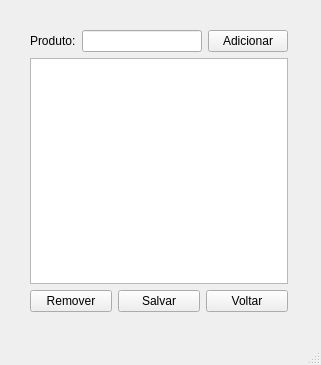
<?xml version="1.0" encoding="UTF-8"?>
<ui version="4.0">
 <class>CadastroProduto</class>
 <widget class="QMainWindow" name="CadastroProduto">
  <property name="geometry">
   <rect>
    <x>0</x>
    <y>0</y>
    <width>321</width>
    <height>365</height>
   </rect>
  </property>
  <property name="windowTitle">
   <string>MainWindow</string>
  </property>
  <widget class="QWidget" name="centralwidget">
   <widget class="QWidget" name="">
    <property name="geometry">
     <rect>
      <x>30</x>
      <y>30</y>
      <width>258</width>
      <height>282</height>
     </rect>
    </property>
    <layout class="QVBoxLayout" name="verticalLayout">
     <item>
      <layout class="QHBoxLayout" name="horizontalLayout">
       <item>
        <widget class="QLabel" name="label_produto">
         <property name="text">
          <string>Produto:</string>
         </property>
        </widget>
       </item>
       <item>
        <widget class="QLineEdit" name="lineEdit_produto"/>
       </item>
       <item>
        <widget class="QPushButton" name="pushButton_add">
         <property name="text">
          <string>Adicionar</string>
         </property>
        </widget>
       </item>
      </layout>
     </item>
     <item>
      <widget class="QTableWidget" name="tableWidget_produto"/>
     </item>
     <item>
      <layout class="QHBoxLayout" name="horizontalLayout_2">
       <item>
        <widget class="QPushButton" name="pushButton_remover">
         <property name="text">
          <string>Remover</string>
         </property>
        </widget>
       </item>
       <item>
        <widget class="QPushButton" name="pushButton_salvar">
         <property name="text">
          <string>Salvar</string>
         </property>
        </widget>
       </item>
       <item>
        <widget class="QPushButton" name="pushButton_voltar">
         <property name="text">
          <string>Voltar</string>
         </property>
        </widget>
       </item>
      </layout>
     </item>
    </layout>
   </widget>
  </widget>
  <widget class="QMenuBar" name="menubar">
   <property name="geometry">
    <rect>
     <x>0</x>
     <y>0</y>
     <width>321</width>
     <height>21</height>
    </rect>
   </property>
  </widget>
  <widget class="QStatusBar" name="statusbar"/>
 </widget>
 <resources/>
 <connections/>
</ui>
